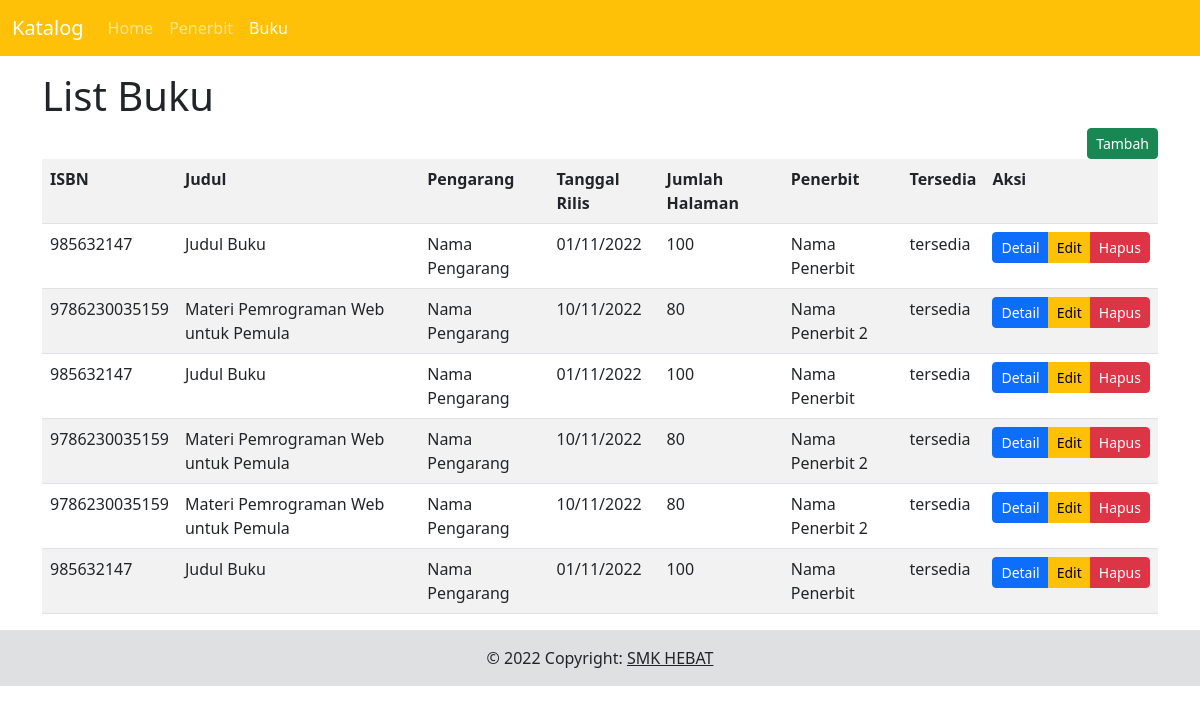
The app's page /buku with its own data.
### tables this page shows
CREATE TABLE `tbl_buku` (
  `id` int(11) NOT NULL,
  `isbn` char(13) NOT NULL,
  `judul` varchar(255) NOT NULL,
  `pengarang` varchar(255) NOT NULL,
  `tanggal_rilis` date DEFAULT NULL,
  `jumlah_halaman` int(7) NOT NULL,
  `sinopsis` text DEFAULT NULL,
  `id_penerbit` int(11) NOT NULL,
  `gambar` varchar(255) DEFAULT NULL,
  `tersedia` tinyint(1) DEFAULT 1
);

CREATE TABLE `tbl_penerbit` (
  `id` int(11) NOT NULL,
  `nama` varchar(255) NOT NULL,
  `alamat` varchar(255) NOT NULL,
  `telpon` varchar(25) DEFAULT NULL,
  `email` varchar(50) DEFAULT NULL
);

### application/controllers/Base_Controller.php (called while the page is built, shortened)
<?php
abstract class Base_Controller extends CI_Controller {
    protected $context = null;
    public function __construct(){
        $this->load->model("{$this->context}_model",$this->context);
    }
    public function index(){
        $data['records'] = $this->{$this->context}->find_all();
        $this->load->view("{$this->context}/index",$data);
    }
}

### index.php (called while the page is built, shortened)
<?php
require_once BASEPATH.'core/CodeIgniter.php';

### application/models/Buku_model.php (called while the page is built, shortened)
<?php
class Buku_model extends Base_Model{
    public function find_all(){
        return $this->db->query("SELECT tbl_buku.*,tbl_penerbit.nama as nama_penerbit
        FROM tbl_buku
        INNER JOIN tbl_penerbit ON tbl_penerbit.id = tbl_buku.id_penerbit")->result_array();
    }
}

### application/views/buku/index.php (the view, shortened to what this page needs)
<?php
include APPPATH . 'views/fragment/header.php';
include APPPATH . 'views/fragment/menu.php';
?>
<h1>List Buku</h1>
<div class="d-flex justify-content-end">
    <a  class="btn btn-success btn-sm" href="<?= base_url("buku/form")?>">Tambah</a>
</div>
<table class="table table-striped">
    <tr>
        <th>ISBN</th>
        <th>Judul</th>
        <th>Pengarang</th>
        <th>Tanggal Rilis</th>
        <th>Jumlah Halaman</th>
        <th>Penerbit</th>
        <th>Tersedia</th>
        <th>Aksi</th>
    </tr>
    <?php
    foreach ($records as $idx => $data) {
    ?>
        <tr>
            <td><?= $data['isbn'] ?></td>
            <td><?= $data['judul'] ?></td>
            <td><?= $data['pengarang'] ?></td>
            <td><?= date_format(date_create($data['tanggal_rilis']),"d/m/Y") ?></td>
            <td><?= $data['jumlah_halaman'] ?></td>
            <td><?= $data['nama_penerbit'] ?></td>
            <td><?= $data['tersedia'] == '1' ? 'tersedia' : 'tidak tersedia' ?></td>
            <td>
            <div class="btn-group">
                <a  class="btn btn-primary btn-sm" href="<?= base_url("buku/detail/{$data['id']}") ?>">Detail</a>
                <a class="btn btn-warning btn-sm"  href="<?= base_url("buku/form/{$data['id']}") ?>">Edit</a>
                <a class="btn btn-danger btn-sm" onclick="return confirm('menghapus data?')" href="<?= base_url("buku/hapus/{$data['id']}") ?>">Hapus</a>
            </div>
            </td>
        </tr>
    <?php
    }
    ?>
</table>
<?php
include APPPATH . 'views/fragment/footer.php';
?>

### application/views/fragment/header.php (shortened to what this page needs)
<!DOCTYPE html>
<html>
    <head>
        <link rel="stylesheet" href="<?= BASE_ASSETS ?>/bootstrap-5.2.2/css/bootstrap.min.css">
        </head>
        </head>
    <body>

### application/views/fragment/menu.php (shortened to what this page needs)
<?php
$folder = $this->uri->segment(1);
?>
<nav class="navbar navbar-dark bg-warning navbar-expand-lg">
  <div class="container-fluid">
    <a class="navbar-brand" href="#">Katalog</a>
    <div class="collapse navbar-collapse" id="navbarSupportedContent">
      <ul class="navbar-nav me-auto mb-2 mb-lg-0">
        <li class="nav-item">
        <a class="nav-link <?= $folder == 'welcome' ? 'active' : '' ?>" aria-current="page" href="<?= base_url() ?>welcome">Home</a>
        </li>
        <li class="nav-item">
        <a class="nav-link <?= $folder == 'penerbit' ? 'active' : '' ?>" href="<?= base_url() ?>penerbit">Penerbit</a></li>
        <a class="nav-link <?= $folder == 'buku' ? 'active' : '' ?>" href="<?= base_url() ?>buku">Buku</a></li>
      </ul>
    </div>
  </div>
</nav>
<div class="container">

### application/views/fragment/footer.php
</div>
<footer class="bg-light text-center text-lg-start">
  <div class="text-center p-3" style="background-color: rgba(0, 0, 0, 0.1);">
    © 2022 Copyright:
    <a class="text-dark" href="telkompcc.co.id">SMK HEBAT</a>
  </div>
</footer>
</html>

### records on screen
tbl_buku: isbn "985632147", judul "Judul Buku", pengarang "Nama Pengarang", tanggal_rilis "01/11/2022", jumlah_halaman "100", id_penerbit.nama "Nama Penerbit", tersedia "tersedia"
tbl_buku: isbn "9786230035159", judul "Materi Pemrograman Web untuk Pemula", pengarang "Nama Pengarang", tanggal_rilis "10/11/2022", jumlah_halaman "80", id_penerbit.nama "Nama Penerbit 2", tersedia "tersedia"
tbl_buku: isbn "985632147", judul "Judul Buku", pengarang "Nama Pengarang", tanggal_rilis "01/11/2022", jumlah_halaman "100", id_penerbit.nama "Nama Penerbit", tersedia "tersedia"
tbl_buku: isbn "9786230035159", judul "Materi Pemrograman Web untuk Pemula", pengarang "Nama Pengarang", tanggal_rilis "10/11/2022", jumlah_halaman "80", id_penerbit.nama "Nama Penerbit 2", tersedia "tersedia"
tbl_buku: isbn "9786230035159", judul "Materi Pemrograman Web untuk Pemula", pengarang "Nama Pengarang", tanggal_rilis "10/11/2022", jumlah_halaman "80", id_penerbit.nama "Nama Penerbit 2", tersedia "tersedia"
tbl_buku: isbn "985632147", judul "Judul Buku", pengarang "Nama Pengarang", tanggal_rilis "01/11/2022", jumlah_halaman "100", id_penerbit.nama "Nama Penerbit", tersedia "tersedia"
